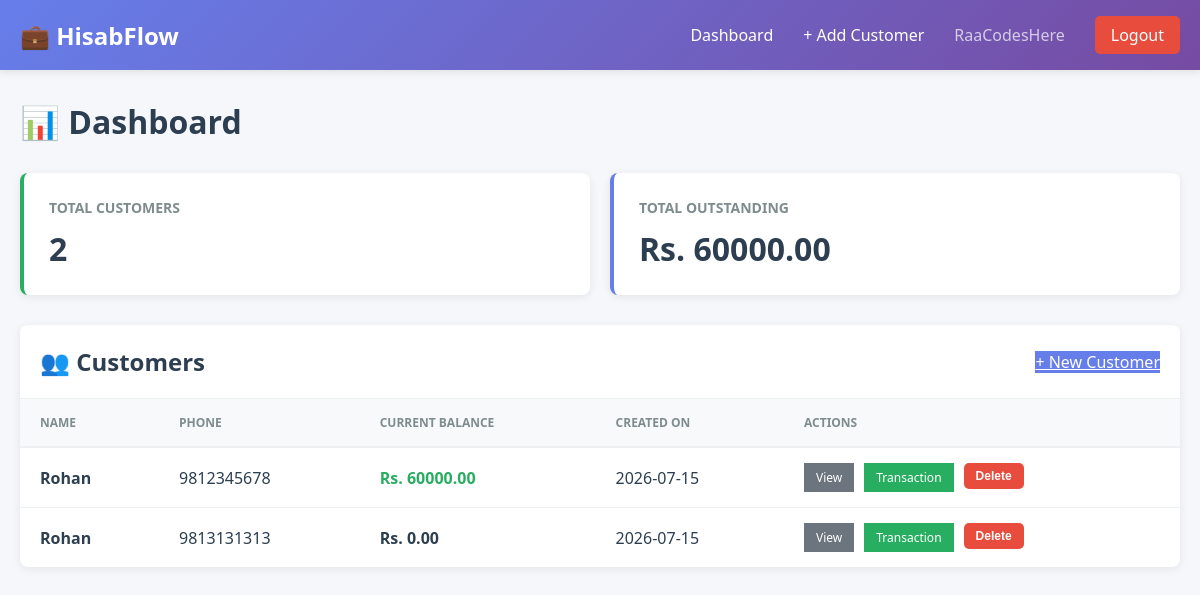
The app's page /dashboard (signed in) with its own data.
### tables this page shows
CREATE TABLE customers (
            id INTEGER PRIMARY KEY AUTOINCREMENT,
            user_id INTEGER NOT NULL,
            name TEXT NOT NULL,
            phone TEXT NOT NULL,
            current_balance REAL DEFAULT 0.0,
            created_at TIMESTAMP DEFAULT CURRENT_TIMESTAMP,
            updated_at TIMESTAMP DEFAULT CURRENT_TIMESTAMP,
            FOREIGN KEY (user_id) REFERENCES users (id) ON DELETE CASCADE
        );

### app.py (the view)
@app.route('/dashboard')
@login_required
def dashboard():
    user_id = session['user_id']
    customers = get_all_customers(user_id)
    total_balance = sum(c['current_balance'] for c in customers)
    total_customers = len(customers)
    return render_template('dashboard.html',
                          customers=customers,
                          total_balance=total_balance,
                          total_customers=total_customers)

### app.py (called while the page is built)
@app.before_request
def before_request():
    session.permanent = True
    app.permanent_session_lifetime = PERMANENT_SESSION_LIFETIME

@app.context_processor
def inject_user():
    user = None
    if 'user_id' in session:
        if 'user_data' not in session:
            session['user_data'] = get_user_by_id(session['user_id'])
        user = session['user_data']
    return dict(current_user=user)

### database.py (called while the page is built)
def get_db_connection():
    conn = sqlite3.connect(DATABASE_PATH)
    conn.row_factory = sqlite3.Row
    conn.execute("PRAGMA foreign_keys = ON")
    return conn

def execute_query(query, params=(), fetch_one=False, fetch_all=False):
    conn = get_db_connection()
    cursor = conn.cursor()
    try:
        cursor.execute(query, params)
        if fetch_one:
            result = cursor.fetchone()
            return dict(result) if result else None
        elif fetch_all:
            results = cursor.fetchall()
            return [dict(row) for row in results]
        else:
            conn.commit()
            return cursor.lastrowid
    except sqlite3.Error as e:
        conn.rollback()
        raise e
    finally:
        conn.close()

def get_all_customers(user_id):
    query = 'SELECT * FROM customers WHERE user_id = ? ORDER BY name ASC'
    return execute_query(query, (user_id,), fetch_all=True)

### templates/dashboard.html (shortened to what this page needs)
{% extends "base.html" %}
{% block content %}
<div class="container">
    <div class="dashboard-header">
        <h1>📊 Dashboard</h1>
    </div>
    <div class="stats-grid">
        <div class="stat-card accent-success">
            <h3>Total Customers</h3>
            <div class="value">{{ total_customers }}</div>
        </div>
        <div class="stat-card">
            <h3>Total Outstanding</h3>
            <div class="value">Rs. {{ "%.2f"|format(total_balance) }}</div>
        </div>
    </div>
    <div class="table-container">
        <div class="table-header">
            <h2>👥 Customers</h2>
            <a href="{{ url_for('add_customer') }}" class="btn-primary">+ New Customer</a>
        </div>
        {% if customers %}
        <table>
            <thead>
                <tr>
                    <th>Name</th>
                    <th>Phone</th>
                    <th>Current Balance</th>
                    <th>Created On</th>
                    <th>Actions</th>
                </tr>
            </thead>
            <tbody>
                {% for customer in customers %}
                <tr>
                    <td class="customer-name">{{ customer.name }}</td>
                    <td>{{ customer.phone }}</td>
                    <td>
                        <span class="balance {% if customer.current_balance > 0 %}positive{% elif customer.current_balance < 0 %}negative{% endif %}">
                            Rs. {{ "%.2f"|format(customer.current_balance) }}
                        </span>
                    </td>
                    <td>{{ customer.created_at[:10] }}</td>
                    <td>
                        <div class="action-buttons">
                            <a href="{{ url_for('ledger', customer_id=customer.id) }}" class="btn-secondary">View</a>
                            <a href="{{ url_for('add_transaction', customer_id=customer.id) }}" class="btn-success">Transaction</a>
                            <form method="POST" action="{{ url_for('delete_cust', customer_id=customer.id) }}" style="display: inline;" onsubmit="return confirm('Delete this customer and all transactions?');">
                                <button type="submit" class="btn-danger">Delete</button>
                            </form>
                        </div>
                    </td>
                </tr>
                {% endfor %}
            </tbody>
        </table>
        {% else %}
        <div class="empty-message">
            <p>No customers yet. <a href="{{ url_for('add_customer') }}">Add one now</a></p>
        </div>
        {% endif %}
    </div>
</div>
{% endblock %}

### templates/base.html (shortened to what this page needs)
<!DOCTYPE html>
<html lang="en">
<head>
    <link rel="stylesheet" href="{{ url_for('static', filename='css/style.css') }}">
</head>
<body>
    {% if current_user %}
    <nav>
        <div class="container">
            <a href="{{ url_for('dashboard') }}" class="logo">
                💼 HisabFlow
            </a>
            <ul>
                <li><a href="{{ url_for('dashboard') }}">Dashboard</a></li>
                <li><a href="{{ url_for('add_customer') }}">+ Add Customer</a></li>
                <li><span style="color: rgba(255,255,255,0.7);">{{ current_user.username }}</span></li>
                <li>
                    <form method="post" style="display: inline;">
                        <a href="{{ url_for('logout') }}" class="btn-logout">Logout</a>
                    </form>
                </li>
            </ul>
        </div>
    </nav>
    {% endif %}
    <main>
        {% block content %}{% endblock %}
    </main>
</body>
</html>

### static/css/style.css (style rules this page uses)
* { margin: 0; padding: 0; box-sizing: border-box; }
html, body { height: 100%; font-family: 'Segoe UI', Tahoma, Geneva, Verdana, sans-serif; background-color: #f5f7fa; color: #2c3e50; }
body { display: flex; flex-direction: column; }
nav { background: linear-gradient(135deg, #667eea 0%, #764ba2 100%); padding: 0; box-shadow: 0 2px 8px rgba(0, 0, 0, 0.1); position: sticky; top: 0; z-index: 100; }
nav .container { max-width: 1200px; margin: 0 auto; padding: 0 20px; display: flex; justify-content: space-between; align-items: center; height: 70px; }
nav .logo { font-size: 24px; font-weight: bold; color: white; text-decoration: none; display: flex; align-items: center; }
nav ul { list-style: none; display: flex; gap: 30px; align-items: center; }
nav a { color: white; text-decoration: none; font-weight: 500; transition: opacity 0.3s; }
nav .btn-logout { background-color: #e74c3c; padding: 8px 16px; border-radius: 5px; transition: background-color 0.3s; }
main { flex: 1; padding: 30px 20px; }
.container { max-width: 1200px; margin: 0 auto; }
button { padding: 12px 24px; border: none; border-radius: 5px; font-weight: 600; cursor: pointer; transition: all 0.3s; font-size: 14px; }
.btn-primary { background-color: #667eea; color: white; }
.btn-secondary { background-color: #6c757d; color: white; }
.btn-danger { background-color: #e74c3c; color: white; }
.btn-success { background-color: #27ae60; color: white; }
.dashboard-header { margin-bottom: 30px; }
.dashboard-header h1 { color: #2c3e50; margin-bottom: 20px; }
.stats-grid { display: grid; grid-template-columns: repeat(auto-fit, minmax(250px, 1fr)); gap: 20px; margin-bottom: 30px; }
.stat-card { background: white; padding: 25px; border-radius: 8px; box-shadow: 0 2px 10px rgba(0, 0, 0, 0.08); border-left: 4px solid #667eea; }
.stat-card h3 { color: #7f8c8d; font-size: 14px; font-weight: 600; text-transform: uppercase; margin-bottom: 10px; }
.stat-card .value { color: #2c3e50; font-size: 32px; font-weight: bold; }
.stat-card.accent-success { border-left-color: #27ae60; }
.table-container { background: white; border-radius: 8px; box-shadow: 0 2px 10px rgba(0, 0, 0, 0.08); overflow: hidden; }
.table-header { padding: 20px; display: flex; justify-content: space-between; align-items: center; border-bottom: 1px solid #ecf0f1; }
.table-header h2 { color: #2c3e50; }
table { width: 100%; border-collapse: collapse; }
thead { background-color: #f8f9fa; }
th { padding: 15px 20px; text-align: left; font-weight: 600; color: #7f8c8d; font-size: 12px; text-transform: uppercase; border-bottom: 2px solid #ecf0f1; }
td { padding: 15px 20px; border-bottom: 1px solid #ecf0f1; }
tbody tr:last-child td { border-bottom: none; }
.customer-name { font-weight: 600; color: #2c3e50; }
.balance { font-weight: 600; }
.balance.positive { color: #27ae60; }
.action-buttons { display: flex; gap: 10px; }
.action-buttons button, .action-buttons a { padding: 6px 12px; font-size: 12px; text-decoration: none; }

### records on screen
customers: name "Rohan", phone "9812345678", current_balance "60000.00", created_at "2026-07-15"
customers: name "Rohan", phone "9813131313", current_balance "0.00", created_at "2026-07-15"

### other values on screen
{{ current_user.username }} "RaaCodesHere"
{{ total_customers }} "2"
{{ "%.2f"|format(total_balance) }} "60000.00"
